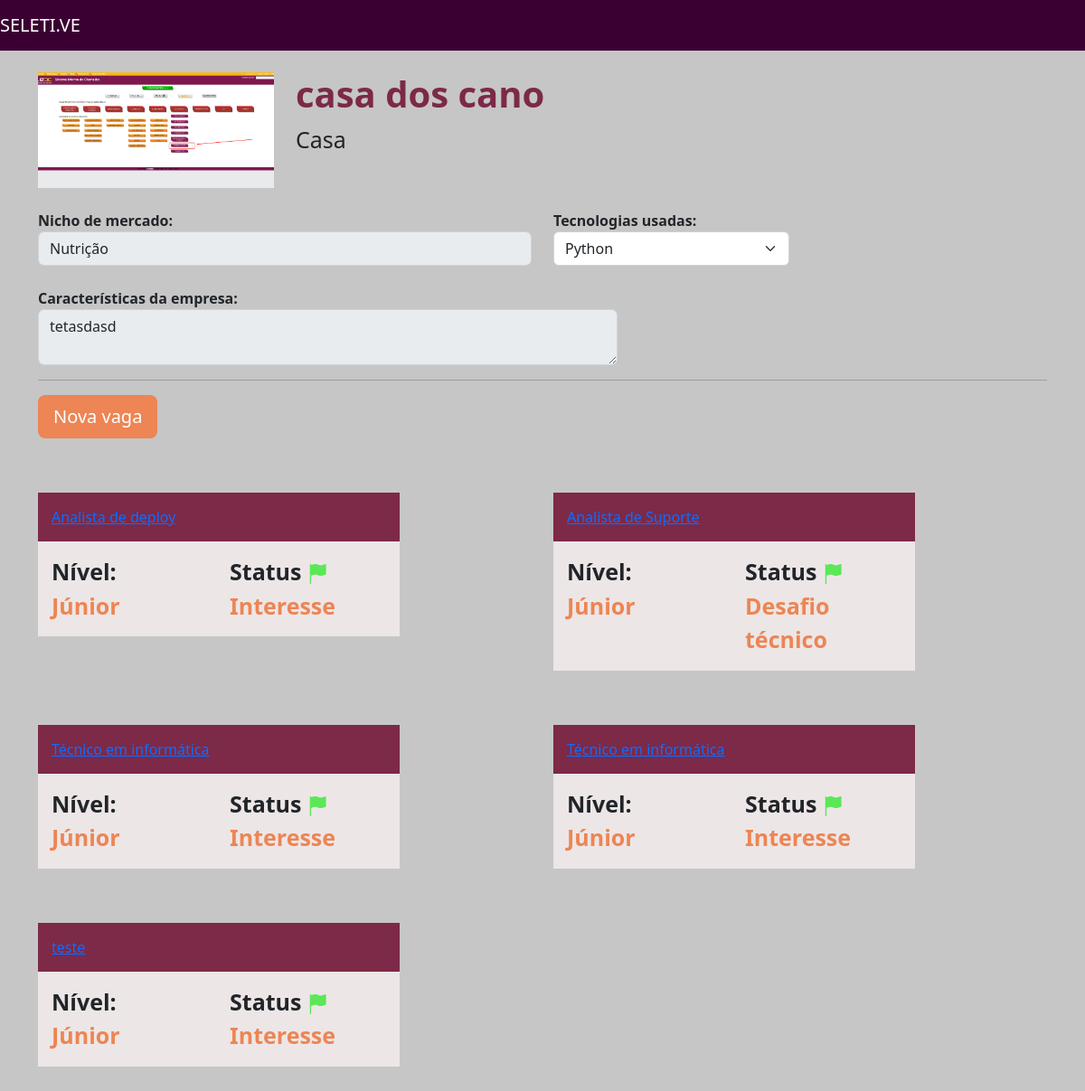
The page /home/empresa/5 on the database its author committed.
### empresa/models.py (models this page shows, shortened)
class Empresa(models.Model):
    choices_nicho_mercado = (
        ("M", "Marketing"),
        ("N", "Nutrição"),
        ("D", "Design")
    )
    logo = models.ImageField(upload_to="logo_empresa", null=True)
    nome = models.CharField(max_length=30)
    email = models.EmailField()
    cidade = models.CharField(max_length=30)
    tecnologias = models.ManyToManyField(Tecnologias)
    endereco = models.CharField(max_length=30)
    caracteristica_empresa = models.TextField()
    nicho_mercado = models.CharField(max_length=3, choices=choices_nicho_mercado)

class Vagas(models.Model):
    choices_experiencia = (
        ('J', 'Júnior'),
        ('P', 'Pleno'),
        ('S', 'Sênior')
    )
    choices_status = (
        ('I', 'Interesse'),
        ('C', 'Currículo enviado'),
        ('E', 'Entrevista'),
        ('D', 'Desafio técnico'),
        ('F', 'Finalizado')
    )
    empresa = models.ForeignKey(Empresa,null=True, on_delete=models.SET_NULL)
    titulo = models.CharField(max_length=30)
    nivel_experiencia = models.CharField(max_length=2, choices=choices_experiencia)
    data_final = models.DateField()
    email = models.EmailField(null=True)
    status = models.CharField(max_length=30, choices=choices_status)
    tecnologias_dominadas = models.ManyToManyField(Tecnologias)
    tecnologias_estudar = models.ManyToManyField(Tecnologias, related_name='estudar')
    def progresso(self):
        x = [((i+1)*20, j[0]) for i, j in enumerate(self.choices_status)]
        x = list(filter(lambda x: x[1] == self.status, x))[0][0]
        return x
    """def progresso(self):
        if self.status == 'I':
            return 20
        elif self.status == 'C':
            return 40
        elif self.status == 'E':
            return 60
        elif self.status == 'D':
            return 80
        elif self.status == 'F':
            return 100
    """

### empresa/views.py (the view)
# urls.py: path('empresa/<int:id>', views.empresa, name="empresa"),
def empresa(request, id):
    empresa_unica = get_object_or_404(Empresa,id=id)
    tecnologias = Tecnologias.objects.all()
    empresas = Empresa.objects.all()
    vagas = Vagas.objects.filter(empresa_id=id)
    return render(request, 'empresa.html', {'empresa':empresa_unica, 'tecnologias' : tecnologias, 'empresas' : empresas,'vagas':vagas})

### empresa/models.py (called while the page is built)
    def __str__(self):
        return self.tecnologia

### empresa/templates/empresa.html (shortened to what this page needs)
{% extends 'base.html' %}
{% load static %}
{% block 'head' %}
    <link href="{% static 'empresa/css/empresa.css' %}" rel="stylesheet">
{% endblock%}
{% block 'body' %}
    <br>
    <div class="container">
        <div class="row">
            <div class="col-md-3">
                <img width="100%" src="{{empresa.logo.url}}">
            </div>
            <div class="col-md">
                <h1 class="titulo">{{empresa.nome}}</h1>
                <p class="paragrafo">{{empresa.endereco}}</p>
            </div>
        </div>
        <br>
        <div class="row">
            <div class="col-md-6">
                <label>Nicho de mercado:</label>
                <input disabled type="text" class="form-control" value="{{empresa.get_nicho_mercado_display}}">
            </div>
            <div class="col-md-3">
                <label>Tecnologias usadas:</label>
                <select class="form-select">
                    {% for tecnologia in empresa.tecnologias.all %}
                        <option>{{tecnologia}}</option>
                    {% endfor %}
                </select>
            </div>
        </div>
        <br>
        <div class="row">
            <div class="col-md-7">
                <label>Características da empresa:</label>
                <textarea disabled class="form-control">{{empresa.caracteristica_empresa}}</textarea>
            </div>
            <div class="col-md-3">
            </div>
        </div>
        <hr>
        <a data-bs-toggle="modal" data-bs-target="#exampleModal" class="btn btn-lg btn-orange">Nova vaga</a>
        <div class="row">
            {% for vaga in vagas %}
            <div class="col-md">
            <div class="box-vagas">
                <div class="header-vagas">
                    <a href="{% url 'vaga' vaga.id%}">{{vaga.titulo}}</a>
                </div>
                <div class="body-vagas">
                    <div class="row">
                        <div class="col-md">
                            <label class="paragrafo">Nível:</label>
                            <br>
                            <label class="paragrafo paragrafo-orange">{{vaga.get_nivel_experiencia_display}}</label>
                        </div>
                        <div class="col-md">
                            <label class="paragrafo">Status <img src="{% static 'empresa/img/flag_green.png' %}"></label>
                            <br>
                            <label class="paragrafo paragrafo-orange">{{vaga.get_status_display}}</label>
                        </div>
                    </div>
                </div>
            </div>
            </div>
        {% endfor %}
        </div>
    </div>
    <br>
    <br>
{% endblock %}

### templates/static/base/css/base.css (style rules this page uses)
body { background-color: #C6C6C6 !important; }

### templates/static/empresa/css/empresa.css (style rules this page uses)
.titulo { color: #7D2948; font-weight: bold; }
.paragrafo { font-size: 25px; }
.btn-orange { background-color: #ED8554; color: white; }
label { font-weight: bold; }
.box-vagas { width: 400px; margin-top: 60px; background-color: #EDE6E6; }
.header-vagas { background-color: #7D2948; padding: 15px; color: white }
.body-vagas { padding: 15px; }
.paragrafo-orange { color: #ED8554; }

### rows shown on the page
Empresa: logo (picture), nome "casa dos cano", endereco "Casa", nicho_mercado "Nutrição", caracteristica_empresa "tetasdasd"
Vagas: titulo "Analista de deploy", nivel_experiencia "Júnior", status "Interesse"
Vagas: titulo "Analista de Suporte", nivel_experiencia "Júnior", status "Desafio técnico"
Vagas: titulo "Técnico em informática", nivel_experiencia "Júnior", status "Interesse"
Vagas: titulo "Técnico em informática", nivel_experiencia "Júnior", status "Interesse"
Vagas: titulo "teste", nivel_experiencia "Júnior", status "Interesse"

### other values the page prints
form field value "Python"
